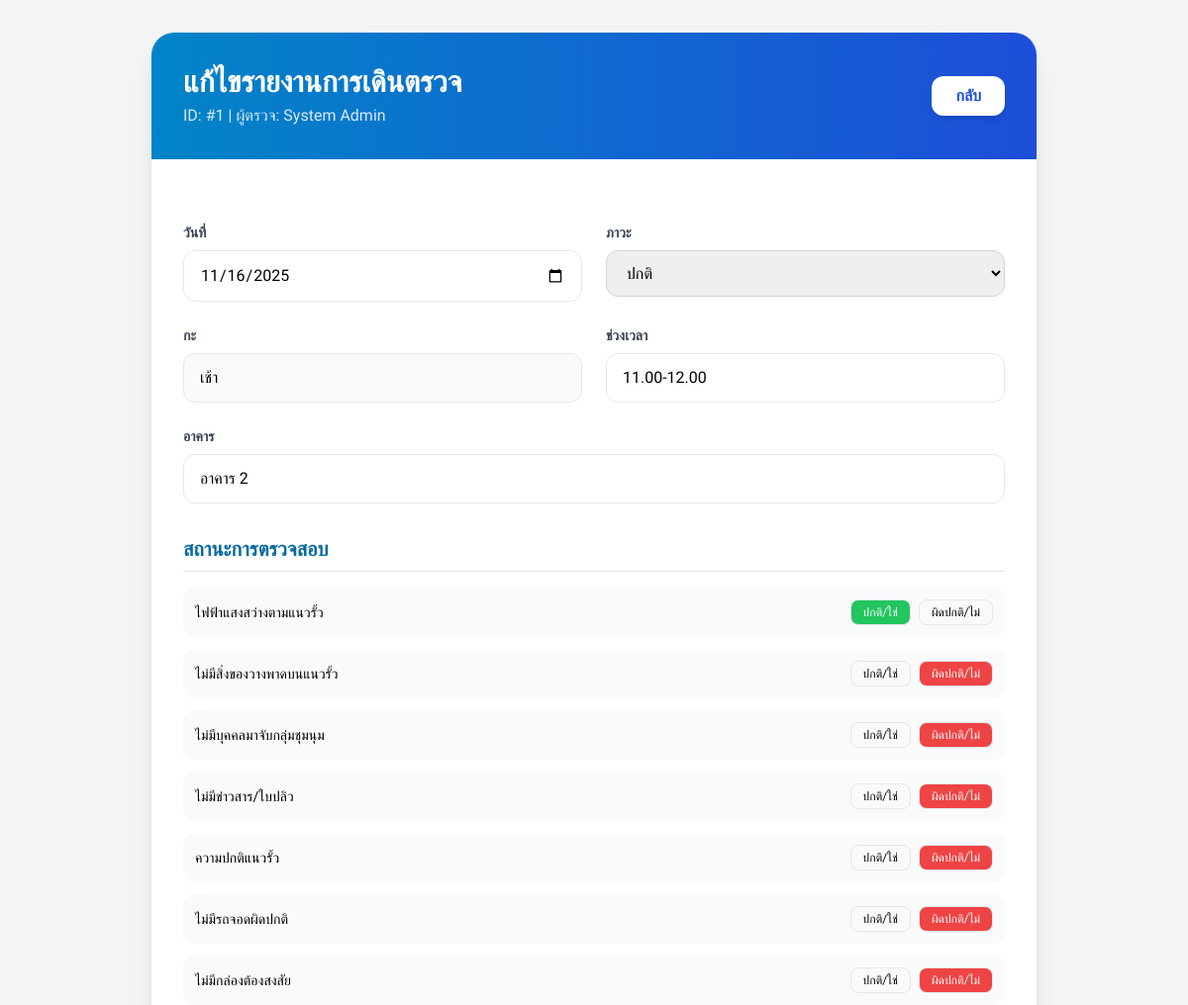
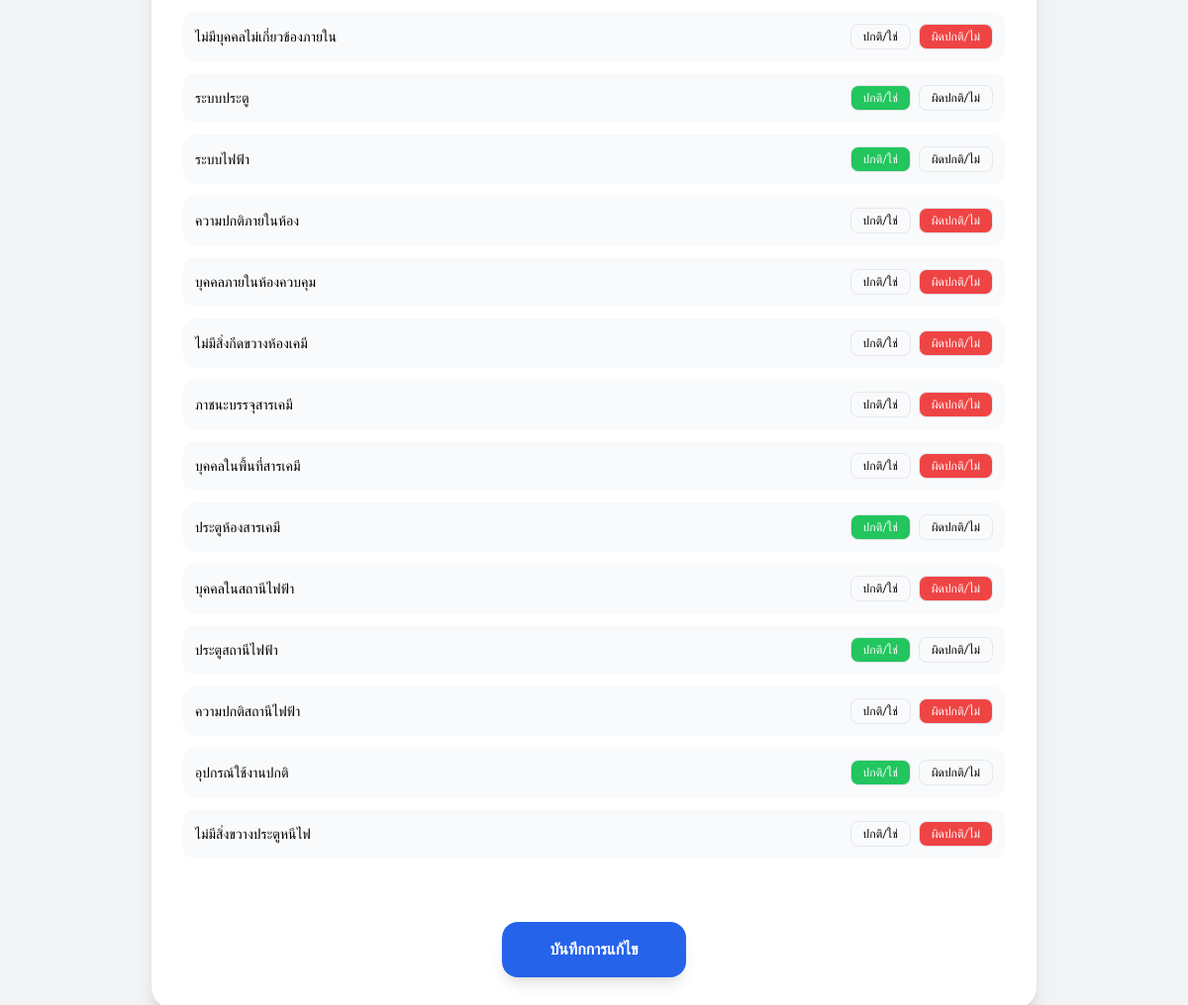
Screenshot of /edit_patrol.php?id=1 (signed in) with the database file from the repository (2 pictures, top to bottom).
### tables this page shows
CREATE TABLE `patrol_reports` (
  `id` int NOT NULL AUTO_INCREMENT,
  `report_date` date NOT NULL,
  `report_condition` varchar(255) NOT NULL,
  `shift` varchar(50) NOT NULL,
  `employee_id` varchar(255) NOT NULL,
  `inspector_name` varchar(255) NOT NULL,
  `patrol_time` varchar(50) NOT NULL,
  `building` varchar(255) NOT NULL,
  `fence_lighting` varchar(50) NOT NULL,
  `fence_objects` varchar(50) NOT NULL,
  `no_gathering` varchar(50) NOT NULL,
  `no_flyers` varchar(50) NOT NULL,
  `fence_normal` varchar(50) NOT NULL,
  `no_suspicious_parking` varchar(50) NOT NULL,
  `no_suspicious_boxes` varchar(50) NOT NULL,
  `no_unauthorized_persons_area` varchar(50) NOT NULL,
  `door_system_normal` varchar(50) NOT NULL,
  `electrical_system_normal` varchar(50) NOT NULL,
  `no_room_abnormalities` varchar(50) NOT NULL,
  `no_unauthorized_persons_room` varchar(50) NOT NULL,
  `no_chemical_obstruction` varchar(50) NOT NULL,
  `no_container_leaks` varchar(50) NOT NULL,
  `no_unauthorized_persons_chemical` varchar(50) NOT NULL,
  `chemical_door_normal` varchar(50) NOT NULL,
  `no_unauthorized_persons_electrical` varchar(50) NOT NULL,
  `electrical_door_normal` varchar(50) NOT NULL,
  `no_electrical_abnormalities` varchar(50) NOT NULL,
  `equipment_normal` varchar(50) NOT NULL,
  `no_fire_door_obstruction` varchar(50) NOT NULL,
  `created_at` timestamp NOT NULL DEFAULT CURRENT_TIMESTAMP,
  `is_deleted` tinyint(1) DEFAULT '0',
  `deleted_by` varchar(100) DEFAULT NULL,
  `deleted_at` datetime DEFAULT NULL,
  `updated_by` varchar(100) DEFAULT NULL,
  `updated_at` datetime DEFAULT NULL,
  PRIMARY KEY (`id`)
);

### edit_patrol.php (the view, shortened to what this page needs)
<?php
require_once "config.php";
$report_id = $_GET['id'] ?? null;
$report = null;
$stmt = $conn->prepare("SELECT * FROM patrol_reports WHERE id = ?");
$stmt->bind_param("i", $report_id);
$stmt->execute();
$result = $stmt->get_result();
if ($result->num_rows === 1) {
    $report = $result->fetch_assoc();
} else {
    header("Location: report_page.php?error=not_found");
    exit;
}
?>
<!DOCTYPE html>
<html lang="th">
<head>
    <script src="https://cdn.tailwindcss.com"></script>
</head>
<body class="bg-gray-100 min-h-screen py-8 px-4">
    <div class="max-w-4xl mx-auto">
        <form action="edit_patrol.php?id=<?php echo $report_id; ?>" method="POST"
            class="bg-white rounded-3xl shadow-xl overflow-hidden border border-gray-200">
            <header class="bg-gradient-to-r from-sky-600 to-blue-700 text-white p-8 flex justify-between items-center">
                <div>
                    <h1 class="text-3xl font-bold">แก้ไขรายงานการเดินตรวจ</h1>
                    <p class="text-blue-100 mt-1">ID: #<?php echo $report_id; ?> | ผู้ตรวจ:
                        <?php echo $report['inspector_name']; ?></p>
                </div>
                <a href="report_page.php"
                    class="bg-white text-blue-700 font-bold py-2 px-6 rounded-xl shadow-md">กลับ</a>
            </header>
            <div class="p-8 space-y-8">
                <div class="grid grid-cols-1 md:grid-cols-2 gap-6">
                    <div><label class="block text-sm font-bold text-gray-700 mb-2">วันที่</label><input type="date"
                            name="date" required class="w-full px-4 py-3 rounded-xl border"
                            value="<?php echo $report['report_date']; ?>"></div>
                    <div><label class="block text-sm font-bold text-gray-700 mb-2">ภาวะ</label><select name="condition"
                            class="w-full px-4 py-3 rounded-xl border border-gray-300">
                            <option value="ภาวะปกติ" <?php echo $report['report_condition'] == 'ภาวะปกติ' ? 'selected' : ''; ?>>ปกติ</option>
                        </select></div>
                    <div><label class="block text-sm font-bold text-gray-700 mb-2">กะ</label><input type="text"
                            name="shift" class="w-full px-4 py-3 rounded-xl border bg-gray-50"
                            value="<?php echo $report['shift']; ?>"></div>
                    <div><label class="block text-sm font-bold text-gray-700 mb-2">ช่วงเวลา</label><input type="text"
                            name="patrol_time" class="w-full px-4 py-3 rounded-xl border"
                            value="<?php echo $report['patrol_time']; ?>"></div>
                    <div class="md:col-span-2"><label
                            class="block text-sm font-bold text-gray-700 mb-2">อาคาร</label><input type="text"
                            name="building" class="w-full px-4 py-3 rounded-xl border"
                            value="<?php echo $report['building']; ?>"></div>
                </div>
                <div class="space-y-4">
                    <h3 class="text-xl font-bold text-sky-700 border-b pb-2">สถานะการตรวจสอบ</h3>
                    <div class="grid grid-cols-1 gap-3">
                        <?php
                        $fields = [
                            'fence_lighting' => 'ไฟฟ้าแสงสว่างตามแนวรั้ว',
                            'fence_objects' => 'ไม่มีสิ่งของวางพาดบนแนวรั้ว',
                            'no_gathering' => 'ไม่มีบุคคลมาจับกลุ่มชุมนุม',
                            'no_flyers' => 'ไม่มีข่าวสาร/ใบปลิว',
                            'fence_normal' => 'ความปกติแนวรั้ว',
                            'no_suspicious_parking' => 'ไม่มีรถจอดผิดปกติ',
                            'no_suspicious_boxes' => 'ไม่มีกล่องต้องสงสัย',
                            'no_unauthorized_persons_area' => 'ไม่มีบุคคลไม่เกี่ยวข้องภายใน',
                            'door_system_normal' => 'ระบบประตู',
                            'electrical_system_normal' => 'ระบบไฟฟ้า',
                            'no_room_abnormalities' => 'ความปกติภายในห้อง',
                            'no_unauthorized_persons_room' => 'บุคคลภายในห้องควบคุม',
                            'no_chemical_obstruction' => 'ไม่มีสิ่งกีดขวางห้องเคมี',
                            'no_container_leaks' => 'ภาชนะบรรจุสารเคมี',
                            'no_unauthorized_persons_chemical' => 'บุคคลในพื้นที่สารเคมี',
                            'chemical_door_normal' => 'ประตูห้องสารเคมี',
                            'no_unauthorized_persons_electrical' => 'บุคคลในสถานีไฟฟ้า',
                            'electrical_door_normal' => 'ประตูสถานีไฟฟ้า',
                            'no_electrical_abnormalities' => 'ความปกติสถานีไฟฟ้า',
                            'equipment_normal' => 'อุปกรณ์ใช้งานปกติ',
                            'no_fire_door_obstruction' => 'ไม่มีสิ่งขวางประตูหนีไฟ'
                        ];
                        foreach ($fields as $key => $label): ?>
                            <div class="flex items-center justify-between p-3 bg-gray-50 rounded-xl">
                                <span class="text-sm font-medium"><?php echo $label; ?></span>
                                <div class="flex gap-2">
                                    <label class="cursor-pointer">
                                        <div
                                            class="px-3 py-1 text-xs border rounded-lg peer-checked:bg-green-500 peer-checked:text-white transition">
                                            ปกติ/ใช่</div>
                                    </label>
                                    <label class="cursor-pointer">
                                        <div
                                            class="px-3 py-1 text-xs border rounded-lg peer-checked:bg-red-500 peer-checked:text-white transition">
                                            ผิดปกติ/ไม่</div>
                                    </label>
                                </div>
                            </div>
                        <?php endforeach; ?>
                    </div>
                </div>
                <div class="pt-8 text-center">
                    <button type="submit"
                        class="bg-blue-600 text-white font-bold py-4 px-12 rounded-2xl hover:bg-blue-700 shadow-lg transition">บันทึกการแก้ไข</button>
                </div>
            </div>
        </form>
    </div>
</body>
</html>

### edit_patrol.php (style rules this page uses)
body { font-family: 'Sarabun', sans-serif; }

### rows the page displays
patrol_reports: inspector_name "System Admin", date "11/16/2025", condition "ปกติ", shift "เช้า", patrol_time "11.00-12.00", building "อาคาร 2"

### other values shown
$report_id "1"
$label "ไฟฟ้าแสงสว่างตามแนวรั้ว"
$label "ไม่มีสิ่งของวางพาดบนแนวรั้ว"
$label "ไม่มีบุคคลมาจับกลุ่มชุมนุม"
$label "ไม่มีข่าวสาร/ใบปลิว"
$label "ความปกติแนวรั้ว"
$label "ไม่มีรถจอดผิดปกติ"
$label "ไม่มีกล่องต้องสงสัย"
$label "ไม่มีบุคคลไม่เกี่ยวข้องภายใน"
$label "ระบบประตู"
$label "ระบบไฟฟ้า"
$label "ความปกติภายในห้อง"
$label "บุคคลภายในห้องควบคุม"
$label "ไม่มีสิ่งกีดขวางห้องเคมี"
$label "ภาชนะบรรจุสารเคมี"
